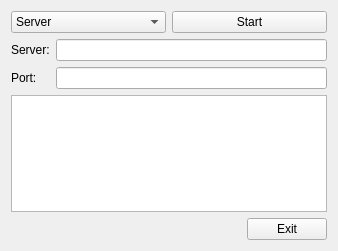
<?xml version="1.0" encoding="UTF-8"?>
<ui version="4.0">
 <class>Widget</class>
 <widget class="QWidget" name="Widget">
  <property name="geometry">
   <rect>
    <x>0</x>
    <y>0</y>
    <width>338</width>
    <height>251</height>
   </rect>
  </property>
  <property name="windowTitle">
   <string>Widget</string>
  </property>
  <layout class="QGridLayout" name="gridLayout_3">
   <item row="0" column="0">
    <layout class="QVBoxLayout" name="verticalLayout">
     <item>
      <layout class="QGridLayout" name="gridLayout_2">
       <item row="0" column="0">
        <layout class="QHBoxLayout" name="horizontalLayout">
         <item>
          <widget class="QComboBox" name="NetworkCombo">
           <item>
            <property name="text">
             <string>Server</string>
            </property>
           </item>
           <item>
            <property name="text">
             <string>Client</string>
            </property>
           </item>
          </widget>
         </item>
         <item>
          <widget class="QPushButton" name="StartButton">
           <property name="text">
            <string>Start</string>
           </property>
          </widget>
         </item>
        </layout>
       </item>
       <item row="1" column="0">
        <layout class="QGridLayout" name="gridLayout">
         <item row="1" column="0">
          <widget class="QLabel" name="PortEdit">
           <property name="text">
            <string>Port:</string>
           </property>
          </widget>
         </item>
         <item row="0" column="1">
          <widget class="QLineEdit" name="ServerLineEdit"/>
         </item>
         <item row="1" column="1">
          <widget class="QLineEdit" name="PortLineEdit"/>
         </item>
         <item row="0" column="0">
          <widget class="QLabel" name="ServerLable">
           <property name="text">
            <string>Server:</string>
           </property>
          </widget>
         </item>
        </layout>
       </item>
      </layout>
     </item>
     <item>
      <widget class="QTextEdit" name="StatusEdit"/>
     </item>
    </layout>
   </item>
   <item row="1" column="0">
    <layout class="QHBoxLayout" name="horizontalLayout_2">
     <item>
      <spacer name="horizontalSpacer">
       <property name="orientation">
        <enum>Qt::Horizontal</enum>
       </property>
       <property name="sizeHint" stdset="0">
        <size>
         <width>178</width>
         <height>20</height>
        </size>
       </property>
      </spacer>
     </item>
     <item>
      <widget class="QPushButton" name="ExitButton">
       <property name="text">
        <string>Exit</string>
       </property>
      </widget>
     </item>
    </layout>
   </item>
  </layout>
 </widget>
 <layoutdefault spacing="6" margin="11"/>
 <resources/>
 <connections/>
</ui>
